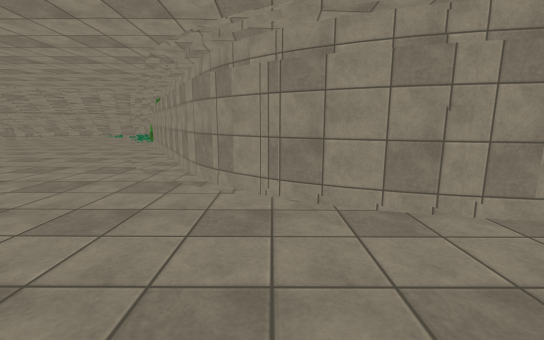
view 1 (above)

18 first-person views from a walk through a 3-D level made in the Unity game engine. The camera is 1.3 m above the floor, tilts 10° down and sees 90° across. The floor is counted in squares, 1 m on a side. Each view is taken from the middle of a square. On the plan, view 1 faces up. The plan holds only what a view shows up to about 13 squares ahead; the rest is blank. The place goes on beyond the plan. Some animated figures are left out. Some surface patterns are stand-ins.

view 2
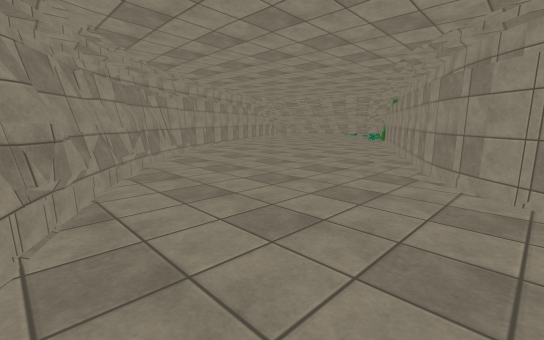

view 3
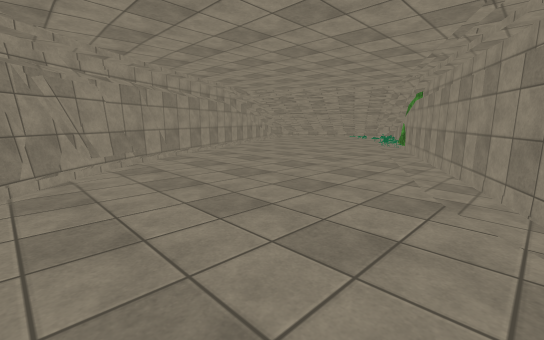

view 4
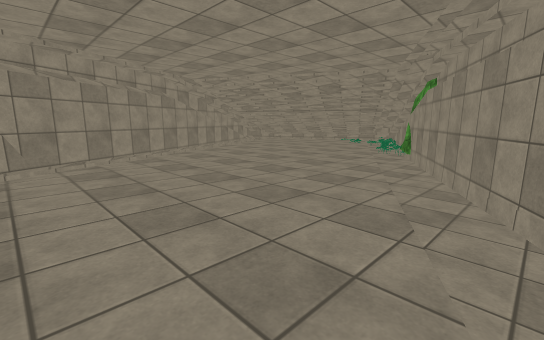

view 5
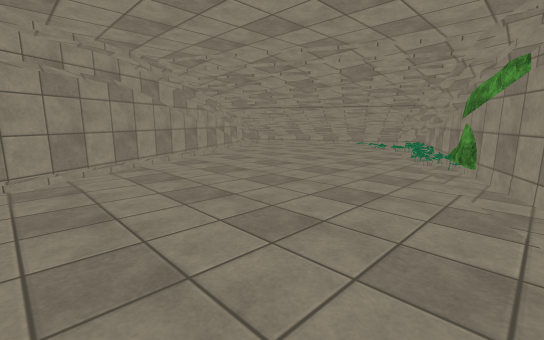

view 6
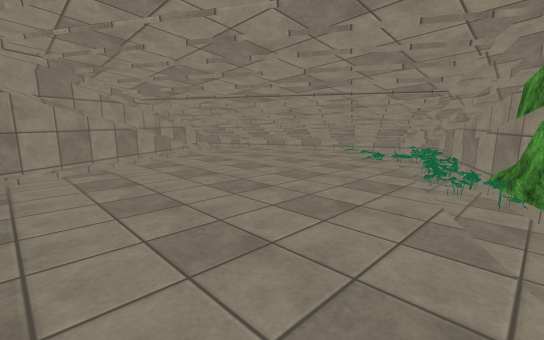

view 7
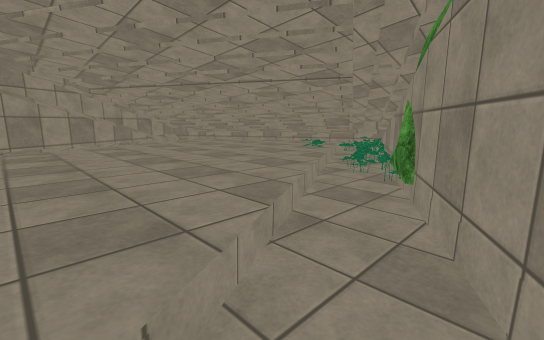

view 8
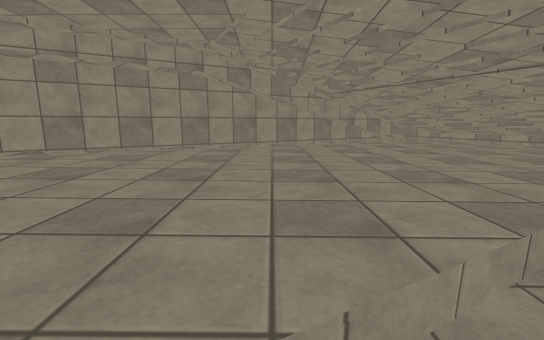

view 9
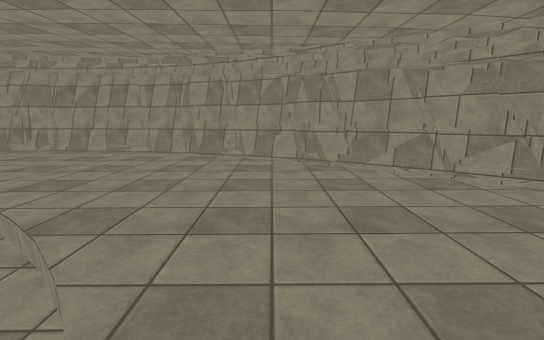

view 10
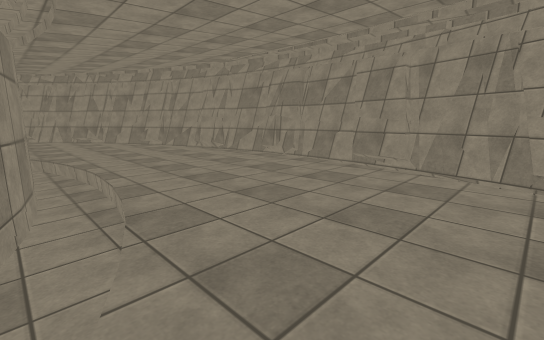

view 11
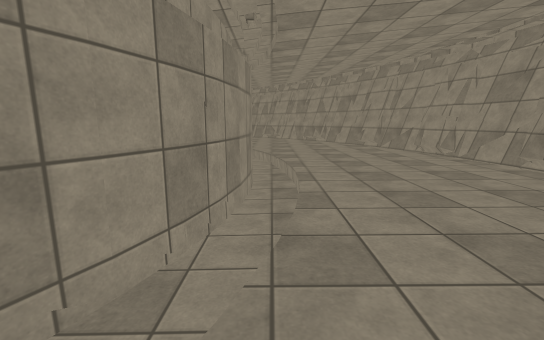

view 12
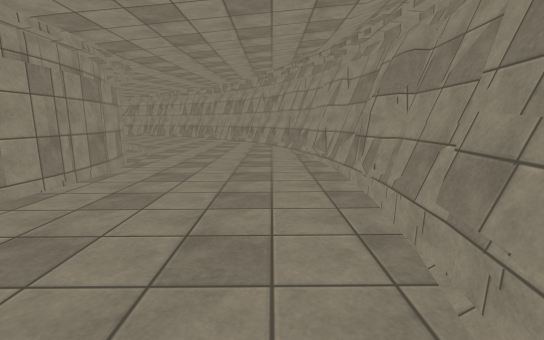

view 13
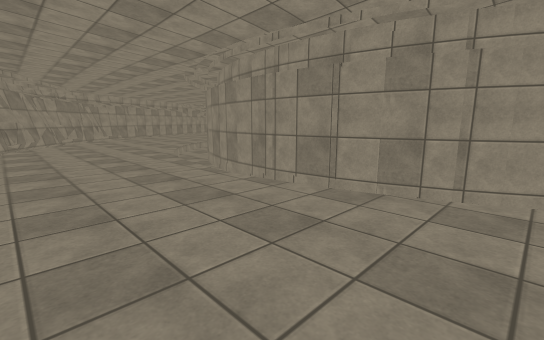

view 14
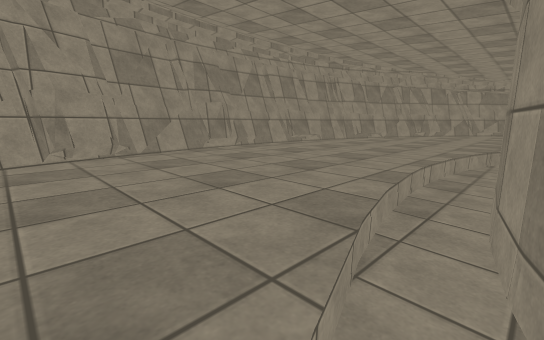

view 15
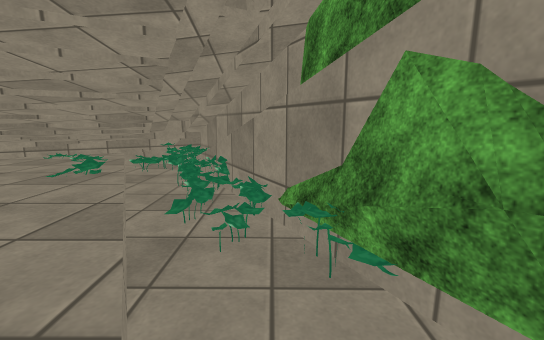

view 16
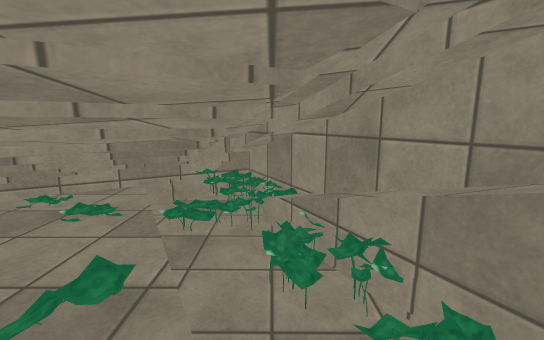

view 17
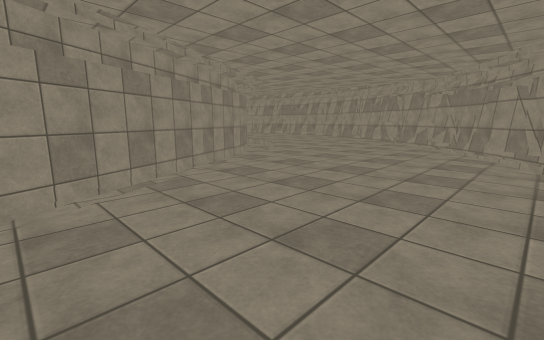

view 18
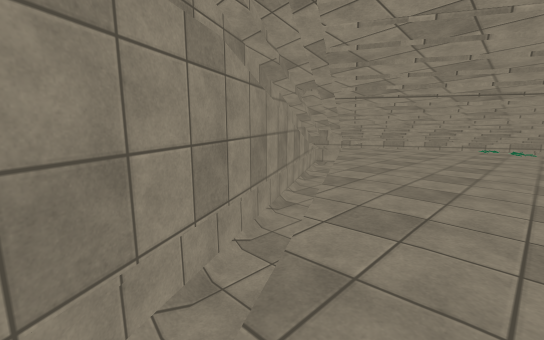

### Floor plan
Key: @ floor where view 1 was taken; # wall or solid block; . main floor; - floor 0.25 m lower than the main floor; _ floor 0.5 m lower than the main floor; / step, stairs or slope; = window, fence, low wall or low ledge; ≈ liquid the walk keeps out of; ^ raised ledge; v drop or lower ground.
Columns run from 20 left of view 1 to 12 right of it. Each row starts with its distance up from view 1.
 31       ≈≈
 30     #^#^
 29   ≈^^^^##
 28  ^^^^^^##
 27 ^^^^^^^##
 26 ^^^^^^^###
 25 ^^^^^^^/###
 24 ^^^^^^-/__#
 23 ^^^^^---/_#
 22 ^^^-----/_##
 21 ^ -....../_##
 20 v-........__#
 19 v-......../_##
 18 vv.........__#
 17 vv........./_##
 16 #vv.........__#
 15 #vv........./_##
 14  #vv........./_#
 13   vv........./_vv
 12   #vv........./_##
 11    #v........./__#
 10    #vv........./_##
  9     #vv......../__#
  8     #vv........./_##
  7      #vv........./_###
  6      ##v........../__###      ###
  5       ##v..........//__########_/
  4        ##v...........//______//..
  3         ##v......................
  2          ##v.....................
  1           ##vv...................
  0            ####.....@............
 -1              ##vvv...............
 -2               #####vv..........vv
 -3                  ######vvv##v=###
 -4                      ##########

Positions as (right, up) in squares from view 1, and headings:
1: (0, 0), facing up
2: (0, -1), facing up-left
3: (-3, 3), facing up-left
4: (-5, 8), facing up-left
5: (-8, 11), facing up-left
6: (-10, 16), facing up-left
7: (-8, 17), facing up-left
8: (-8, 17), facing left
9: (-5, 9), facing down
10: (-2, 5), facing down-right
11: (-1, 4), facing right
12: (-1, -1), facing right
13: (12, -1), facing up-left
14: (12, 5), facing down-left
15: (-11, 21), facing up
16: (-13, 24), facing up
17: (-14, 18), facing down-right
18: (-15, 12), facing up-left
